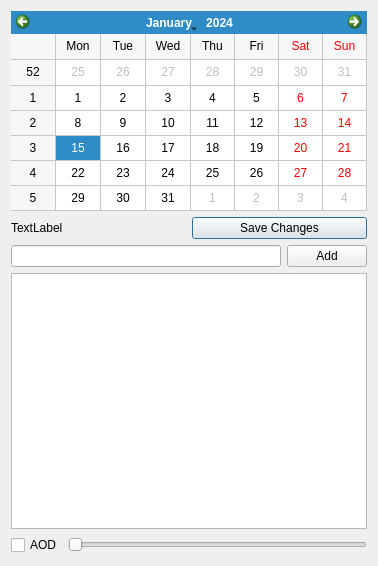
<?xml version="1.0" encoding="UTF-8"?>
<ui version="4.0">
 <class>Dialog</class>
 <widget class="QDialog" name="Dialog">
  <property name="geometry">
   <rect>
    <x>0</x>
    <y>0</y>
    <width>378</width>
    <height>566</height>
   </rect>
  </property>
  <property name="windowTitle">
   <string>Calendar</string>
  </property>
  <layout class="QVBoxLayout" name="verticalLayout_2">
   <item>
    <layout class="QVBoxLayout" name="verticalLayout" stretch="1,0,0,0">
     <item>
      <widget class="QCalendarWidget" name="calendarWidget">
       <property name="gridVisible">
        <bool>true</bool>
       </property>
      </widget>
     </item>
     <item>
      <layout class="QHBoxLayout" name="horizontalLayout">
       <item>
        <widget class="QLabel" name="whatday">
         <property name="text">
          <string>TextLabel</string>
         </property>
        </widget>
       </item>
       <item>
        <widget class="QPushButton" name="SaveButton">
         <property name="text">
          <string>Save Changes</string>
         </property>
        </widget>
       </item>
      </layout>
     </item>
     <item>
      <layout class="QHBoxLayout" name="horizontalLayout_2"/>
     </item>
     <item>
      <layout class="QHBoxLayout" name="horizontalLayout_4">
       <item>
        <widget class="QLineEdit" name="lineEdit"/>
       </item>
       <item>
        <widget class="QPushButton" name="addButton">
         <property name="text">
          <string>Add</string>
         </property>
        </widget>
       </item>
      </layout>
     </item>
    </layout>
   </item>
   <item>
    <widget class="QListWidget" name="listWidget">
     <property name="editTriggers">
      <set>QAbstractItemView::DoubleClicked|QAbstractItemView::EditKeyPressed|QAbstractItemView::SelectedClicked</set>
     </property>
    </widget>
   </item>
   <item>
    <layout class="QHBoxLayout" name="horizontalLayout_3">
     <item>
      <widget class="QCheckBox" name="check_AOD">
       <property name="text">
        <string>AOD</string>
       </property>
      </widget>
     </item>
     <item>
      <widget class="QSlider" name="horizontalSlider">
       <property name="sizePolicy">
        <sizepolicy hsizetype="Expanding" vsizetype="Fixed">
         <horstretch>0</horstretch>
         <verstretch>0</verstretch>
        </sizepolicy>
       </property>
       <property name="orientation">
        <enum>Qt::Horizontal</enum>
       </property>
      </widget>
     </item>
    </layout>
   </item>
  </layout>
 </widget>
 <resources/>
 <connections/>
</ui>
